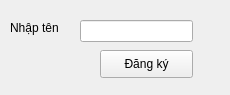
<?xml version="1.0" encoding="UTF-8"?>
<ui version="4.0">
 <class>Frame</class>
 <widget class="QFrame" name="Frame">
  <property name="geometry">
   <rect>
    <x>0</x>
    <y>0</y>
    <width>230</width>
    <height>95</height>
   </rect>
  </property>
  <property name="windowTitle">
   <string>Frame</string>
  </property>
  <widget class="QLabel" name="label">
   <property name="geometry">
    <rect>
     <x>10</x>
     <y>20</y>
     <width>55</width>
     <height>16</height>
    </rect>
   </property>
   <property name="text">
    <string>Nhập tên</string>
   </property>
  </widget>
  <widget class="QPushButton" name="pushButton">
   <property name="geometry">
    <rect>
     <x>100</x>
     <y>50</y>
     <width>93</width>
     <height>28</height>
    </rect>
   </property>
   <property name="text">
    <string>Đăng ký</string>
   </property>
  </widget>
  <widget class="QLineEdit" name="lineEdit">
   <property name="geometry">
    <rect>
     <x>80</x>
     <y>20</y>
     <width>113</width>
     <height>22</height>
    </rect>
   </property>
  </widget>
 </widget>
 <resources/>
 <connections/>
</ui>
